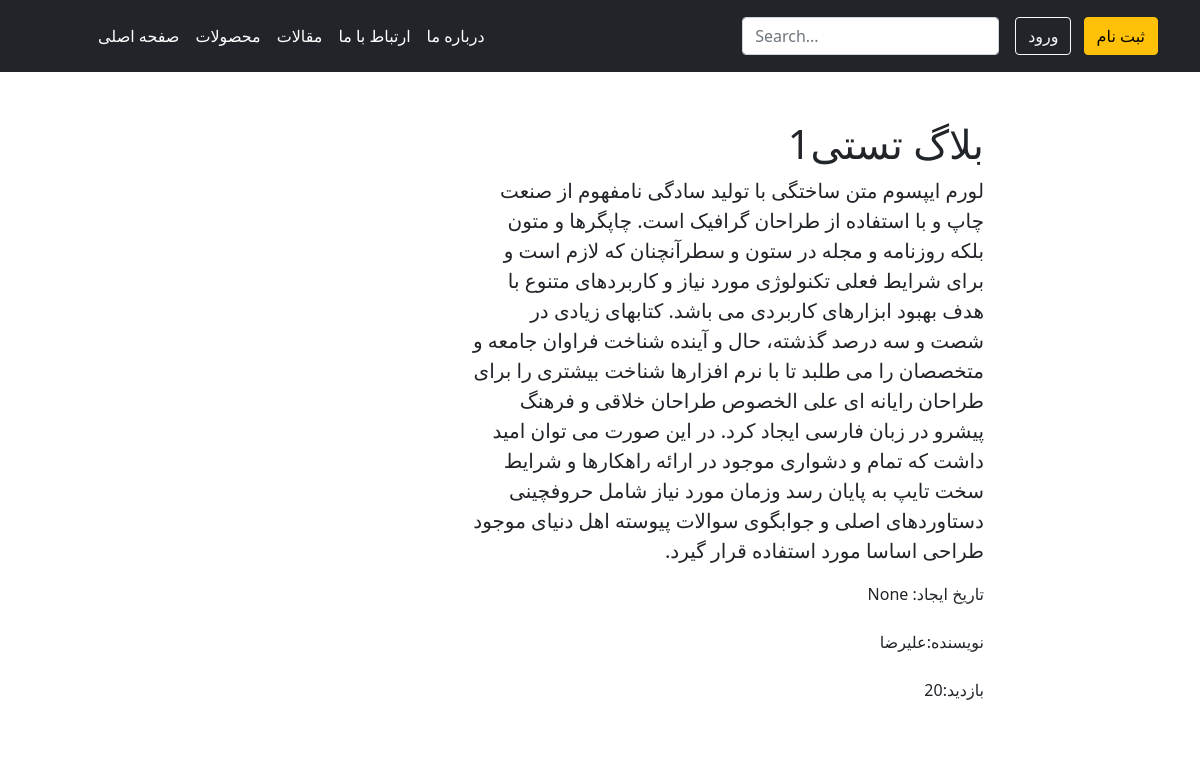
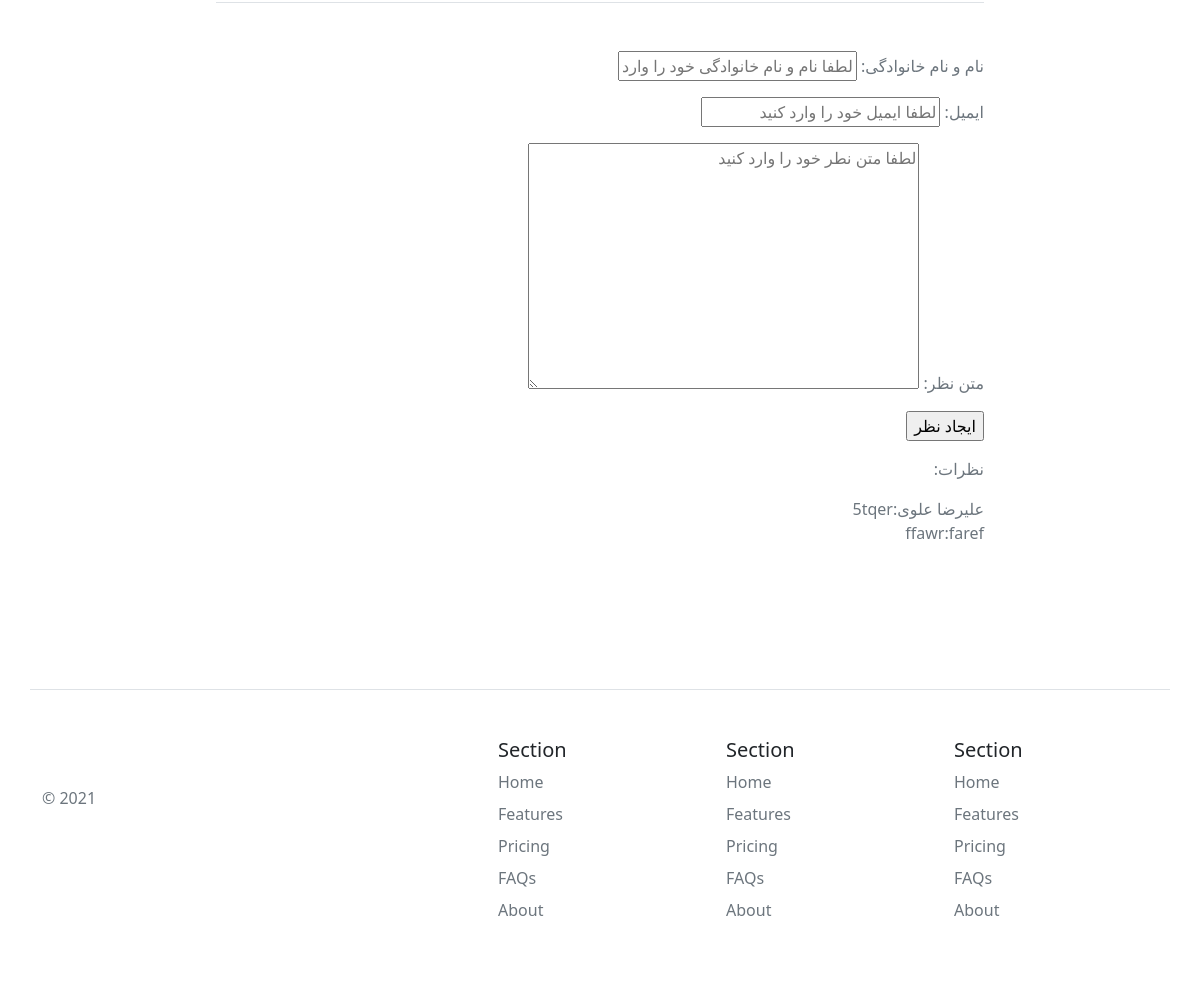
Page /blog/1/ on the committed database (2 pictures, top to bottom).
### blog/models.py (models this page shows, shortened)
class Blog(models.Model):
    title = models.CharField(max_length=200, verbose_name="عنوان")
    description = models.TextField(verbose_name="توصیحات")
    author = models.CharField(max_length=200, verbose_name="نام نویسنده")
    image = models.ImageField(upload_to="blog", verbose_name="تصویر", blank=True, null=True)
    time = models.DateTimeField(verbose_name="زمان انتشار", blank=True, null=True)
    is_published = models.BooleanField(default=False, verbose_name="منتشر شود / نشود")
    view = models.IntegerField(default=0, verbose_name="تعداد بازدید")
    objects = BlogManager()
    class Meta:
        verbose_name = "بلاگ"
        verbose_name_plural = "بلاگ ها"

class BlogComment(models.Model):
    blog = models.ForeignKey(Blog, verbose_name="وبلاگ", on_delete=models.CASCADE)
    full_name = models.CharField(max_length=200, verbose_name="نام و نام خانوادگی")
    email = models.EmailField(verbose_name="ایمیل")
    text = models.TextField(verbose_name="متن نظر")
    is_read = models.BooleanField(default=False, verbose_name="خوانده شده / نشده")
    class Meta:
        verbose_name = "نظرات"
        verbose_name_plural = "نطرات کاربران "

### blog/views.py (the view)
# urls.py: path("blog/<int:pk>/", blog_detail,name='blog-detail'),
def blog_detail(request, pk):
    blog = Blog.objects.get(id=pk)
    comment_form = BlogCommentForm(request.POST)
    if blog is None:
        raise Http404()
    blog.view += 1
    blog.save()
    if comment_form.is_valid():
        full_name = comment_form.cleaned_data.get("full_name")
        email = comment_form.cleaned_data.get("email")
        text = comment_form.cleaned_data.get("text")
        blog = Blog.objects.get(id=pk)
        new_comment = BlogComment.objects.create(full_name=full_name, email=email, text=text, blog=blog)
        if new_comment is not None:
            return redirect(f"/blog/{blog.id}/")
    else:
        comment_form = BlogCommentForm()
    comments = BlogComment.objects.filter(blog=blog, is_read=True)
    context = {
        "blog": blog,
        "comment_form": comment_form,
        "comments": comments
    }
    return render(request, "blog/blog-detail.html", context)

### blog/forms.py
class BlogCommentForm(forms.Form):
    full_name = forms.CharField(
        widget=forms.TextInput(attrs={"placeholder": "لطفا نام و نام خانوادگی خود را وارد کنید"}),
        label="نام و نام خانوادگی",
        validators=[
            validators.MaxLengthValidator(200, "نام و نام خانوادگی نمیتواند بیشتر از 200 کاراکتر باشد")
        ]
    )
    email = forms.EmailField(
        widget=forms.EmailInput(attrs={"placeholder": "لطفا ایمیل خود را وارد کنید"}),
        label="ایمیل",
        validators=[
            validators.EmailValidator(200, "ایمیل نمیتواند بیشتر از 200 کاراکتر باشد")
        ]
    )
    text = forms.CharField(
        widget=forms.Textarea(attrs={"placeholder": "لطفا متن نطر خود را وارد کنید"}),
        label="متن نظر",
    )

### blog/templates/blog/blog-detail.html (shortened to what this page needs)
{% extends 'base/main.html' %}
{% block body %}
<div class="col-lg-8 mx-auto p-3 py-md-5" dir="rtl">
    <main>
      <h1>{{blog.title}}</h1>
      <p class="fs-5 col-md-8">{{blog.description}}</p>
      تاریخ ایجاد: <span>{{blog.time}}</span>
      <br><br>
      نویسنده:{{blog.author}}
      <br><br>
      بازدید:{{blog.view}}
      <br><br>
    </main>
    <footer class="pt-5 my-5 text-muted border-top">
      <form method="POST">
        {{comment_form.as_p}}
        <input type="submit" value="ایجاد نظر">
      </form>
      <p dir="rtl">نظرات:</p>
      {% for comment in comments %}
        {{comment.full_name}}:{{comment.text}}<br>
      {% endfor %}
    </footer>
  </div>
{% endblock body %}

### rows in the picture
Blog: title "بلاگ تستی1", description "لورم ایپسوم متن ساختگی با تولید سادگی نامفهوم از صنعت چاپ و با استفاده از طراحان گرافیک است. چاپگرها و متون بلکه روزنامه و مجله در ستون و سطرآنچنان که لازم است و برای شرایط فعلی تکنولوژی مورد نیاز و کاربردهای متنوع با هدف بهبود ابزارهای کاربردی می باشد. کتابهای زیادی در شصت و سه درصد گذشته، حال و آینده شناخت فراوان جامعه و متخصصان را می طلبد تا با نرم افزارها شناخت بیشتری را برای طراحان رایانه ای علی الخصوص طراحان خلاقی و فرهنگ پیشرو در زبان فارسی ایجاد کرد. در این صورت می توان امید داشت که تمام و دشواری موجود در ارائه راهکارها و شرایط سخت تایپ به پایان رسد وزمان مورد نیاز شامل حروفچینی دستاوردهای اصلی و جوابگوی سوالات پیوسته اهل دنیای موجود طراحی اساسا مورد استفاده قرار گیرد.", time "None", author "علیرضا", view "20"
BlogComment: full_name "علیرضا علوی", text "5tqer"
BlogComment: full_name "ffawr", text "faref"
